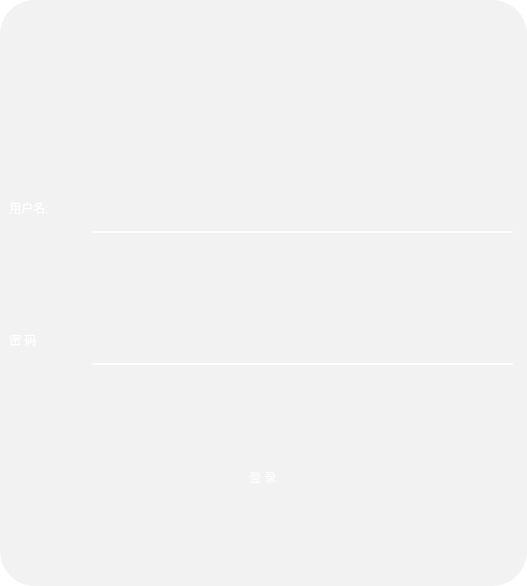
<?xml version="1.0" encoding="UTF-8"?>
<ui version="4.0">
 <class>Dialog</class>
 <widget class="QDialog" name="Dialog">
  <property name="geometry">
   <rect>
    <x>0</x>
    <y>0</y>
    <width>527</width>
    <height>586</height>
   </rect>
  </property>
  <property name="sizePolicy">
   <sizepolicy hsizetype="Preferred" vsizetype="Preferred">
    <horstretch>0</horstretch>
    <verstretch>0</verstretch>
   </sizepolicy>
  </property>
  <property name="minimumSize">
   <size>
    <width>10</width>
    <height>10</height>
   </size>
  </property>
  <property name="windowTitle">
   <string>Dialog</string>
  </property>
  <property name="styleSheet">
   <string notr="true">*{
	background-color: rgb(255, 255, 255);
}

QFrame#frame{
	border-radius:35px;
	border-image: url(:/login/icon/loginbackground.jpg);
}

#frame_2{
	border-radius:35px;
	background-color: rgba(206, 206, 206, 70);
}

QGroupBox#groupBox{
	border: none;
	background: transparent;
}

QLabel#appNameLabel{
	background: transparent;
	color: rgb(232, 233, 234);
	font: 14pt &quot;hooge 05_54&quot;;
}

QLabel#userNameLabel{
	background: transparent;
	font: 14pt &quot;幼圆&quot;;
	color: rgb(255, 255, 255);
}

#passwordLabel{
	background: transparent;
	font: 14pt &quot;幼圆&quot;;
	color: rgb(255, 255, 255);
}

#passwordConfirmLabel{
	background: transparent;
	font: 14pt &quot;幼圆&quot;;
	color: rgb(255, 255, 255);
}

QPushButton#loginMiniButton{
	border-radius:10px;
	image: url(:/login/icon/minus.png);
	background: transparent;
}

#loginMiniButton:hover{
	background-color: rgba(94, 99, 102, 150);
}

#loginMiniButton:pressed{
	background-color: rgba(69, 73, 75, 220);
}

#loginCloseButton{
	border-radius:10px;
	image: url(:/login/icon/close.png);
	background: transparent;
}

#loginCloseButton:hover{
	background-color: rgba(94, 99, 102, 150);
}

#loginCloseButton:pressed{
	background-color: rgba(69, 73, 75, 220);
}

#loginButton{
	border-radius:10px;
	background: transparent;
	font: 14pt &quot;幼圆&quot;;
	color: rgba(255, 255, 255, 220);
}

#loginButton:hover{
	background-color: rgba(62, 64, 71, 150);
	font: 14pt &quot;幼圆&quot;;
	color: rgba(255, 255, 255, 220);
}

#loginButton:pressed{
	background-color: rgba(77, 77, 77, 160);
	font: 14pt &quot;幼圆&quot;;
	color: rgb(255, 255, 255);
}

QLineEdit{
	background: transparent;
	border: none;
	border-bottom: 2px solid rgba(255, 255, 255, 200);
	font: 12pt &quot;MS Reference Sans Serif&quot;;
	font: 16pt &quot;Cascadia Code&quot;;
	padding: 4px;
	color: rgb(255, 255, 255);
}
</string>
  </property>
  <layout class="QVBoxLayout" name="verticalLayout_3">
   <property name="spacing">
    <number>0</number>
   </property>
   <property name="leftMargin">
    <number>0</number>
   </property>
   <property name="topMargin">
    <number>0</number>
   </property>
   <property name="rightMargin">
    <number>0</number>
   </property>
   <property name="bottomMargin">
    <number>0</number>
   </property>
   <item>
    <widget class="QFrame" name="frame">
     <property name="frameShape">
      <enum>QFrame::StyledPanel</enum>
     </property>
     <property name="frameShadow">
      <enum>QFrame::Raised</enum>
     </property>
     <layout class="QVBoxLayout" name="verticalLayout_2">
      <property name="spacing">
       <number>0</number>
      </property>
      <property name="leftMargin">
       <number>0</number>
      </property>
      <property name="topMargin">
       <number>0</number>
      </property>
      <property name="rightMargin">
       <number>0</number>
      </property>
      <property name="bottomMargin">
       <number>0</number>
      </property>
      <item>
       <widget class="QFrame" name="frame_2">
        <property name="frameShape">
         <enum>QFrame::StyledPanel</enum>
        </property>
        <property name="frameShadow">
         <enum>QFrame::Raised</enum>
        </property>
        <layout class="QVBoxLayout" name="verticalLayout">
         <property name="leftMargin">
          <number>6</number>
         </property>
         <property name="topMargin">
          <number>7</number>
         </property>
         <property name="rightMargin">
          <number>6</number>
         </property>
         <property name="bottomMargin">
          <number>1</number>
         </property>
         <item alignment="Qt::AlignHCenter">
          <widget class="QGroupBox" name="groupBox">
           <property name="sizePolicy">
            <sizepolicy hsizetype="Fixed" vsizetype="Fixed">
             <horstretch>0</horstretch>
             <verstretch>0</verstretch>
            </sizepolicy>
           </property>
           <property name="minimumSize">
            <size>
             <width>360</width>
             <height>50</height>
            </size>
           </property>
           <property name="title">
            <string/>
           </property>
           <layout class="QHBoxLayout" name="horizontalLayout_4">
            <property name="topMargin">
             <number>0</number>
            </property>
            <item>
             <widget class="QLabel" name="appNameLabel">
              <property name="sizePolicy">
               <sizepolicy hsizetype="Fixed" vsizetype="Preferred">
                <horstretch>0</horstretch>
                <verstretch>0</verstretch>
               </sizepolicy>
              </property>
              <property name="minimumSize">
               <size>
                <width>224</width>
                <height>0</height>
               </size>
              </property>
              <property name="text">
               <string/>
              </property>
              <property name="pixmap">
               <pixmap resource="../apprcc.qrc">:/login/icon/applabel.png</pixmap>
              </property>
             </widget>
            </item>
            <item>
             <spacer name="horizontalSpacer">
              <property name="orientation">
               <enum>Qt::Horizontal</enum>
              </property>
              <property name="sizeType">
               <enum>QSizePolicy::Expanding</enum>
              </property>
              <property name="sizeHint" stdset="0">
               <size>
                <width>200</width>
                <height>20</height>
               </size>
              </property>
             </spacer>
            </item>
            <item>
             <widget class="QPushButton" name="loginMiniButton">
              <property name="minimumSize">
               <size>
                <width>40</width>
                <height>40</height>
               </size>
              </property>
              <property name="focusPolicy">
               <enum>Qt::NoFocus</enum>
              </property>
              <property name="text">
               <string/>
              </property>
             </widget>
            </item>
            <item>
             <spacer name="horizontalSpacer_2">
              <property name="orientation">
               <enum>Qt::Horizontal</enum>
              </property>
              <property name="sizeHint" stdset="0">
               <size>
                <width>11</width>
                <height>20</height>
               </size>
              </property>
             </spacer>
            </item>
            <item>
             <widget class="QPushButton" name="loginCloseButton">
              <property name="minimumSize">
               <size>
                <width>40</width>
                <height>40</height>
               </size>
              </property>
              <property name="focusPolicy">
               <enum>Qt::NoFocus</enum>
              </property>
              <property name="text">
               <string/>
              </property>
             </widget>
            </item>
           </layout>
          </widget>
         </item>
         <item>
          <spacer name="verticalSpacer_3">
           <property name="orientation">
            <enum>Qt::Vertical</enum>
           </property>
           <property name="sizeType">
            <enum>QSizePolicy::Fixed</enum>
           </property>
           <property name="sizeHint" stdset="0">
            <size>
             <width>20</width>
             <height>20</height>
            </size>
           </property>
          </spacer>
         </item>
         <item>
          <layout class="QHBoxLayout" name="horizontalLayout">
           <property name="spacing">
            <number>16</number>
           </property>
           <property name="sizeConstraint">
            <enum>QLayout::SetDefaultConstraint</enum>
           </property>
           <property name="rightMargin">
            <number>8</number>
           </property>
           <item>
            <widget class="QLabel" name="userNameLabel">
             <property name="sizePolicy">
              <sizepolicy hsizetype="Fixed" vsizetype="Fixed">
               <horstretch>0</horstretch>
               <verstretch>0</verstretch>
              </sizepolicy>
             </property>
             <property name="minimumSize">
              <size>
               <width>70</width>
               <height>50</height>
              </size>
             </property>
             <property name="maximumSize">
              <size>
               <width>50</width>
               <height>50</height>
              </size>
             </property>
             <property name="autoFillBackground">
              <bool>false</bool>
             </property>
             <property name="text">
              <string> 用户名:</string>
             </property>
            </widget>
           </item>
           <item>
            <widget class="QLineEdit" name="userNameEdit">
             <property name="minimumSize">
              <size>
               <width>0</width>
               <height>50</height>
              </size>
             </property>
            </widget>
           </item>
          </layout>
         </item>
         <item>
          <spacer name="verticalSpacer_2">
           <property name="orientation">
            <enum>Qt::Vertical</enum>
           </property>
           <property name="sizeType">
            <enum>QSizePolicy::Fixed</enum>
           </property>
           <property name="sizeHint" stdset="0">
            <size>
             <width>20</width>
             <height>30</height>
            </size>
           </property>
          </spacer>
         </item>
         <item>
          <layout class="QHBoxLayout" name="horizontalLayout_2">
           <property name="spacing">
            <number>16</number>
           </property>
           <property name="sizeConstraint">
            <enum>QLayout::SetDefaultConstraint</enum>
           </property>
           <property name="rightMargin">
            <number>8</number>
           </property>
           <item>
            <widget class="QLabel" name="passwordLabel">
             <property name="sizePolicy">
              <sizepolicy hsizetype="Fixed" vsizetype="Fixed">
               <horstretch>0</horstretch>
               <verstretch>0</verstretch>
              </sizepolicy>
             </property>
             <property name="minimumSize">
              <size>
               <width>70</width>
               <height>50</height>
              </size>
             </property>
             <property name="maximumSize">
              <size>
               <width>50</width>
               <height>50</height>
              </size>
             </property>
             <property name="text">
              <string> 密 码</string>
             </property>
            </widget>
           </item>
           <item>
            <widget class="QLineEdit" name="passwordEdit">
             <property name="sizePolicy">
              <sizepolicy hsizetype="Expanding" vsizetype="Fixed">
               <horstretch>0</horstretch>
               <verstretch>0</verstretch>
              </sizepolicy>
             </property>
             <property name="minimumSize">
              <size>
               <width>0</width>
               <height>50</height>
              </size>
             </property>
             <property name="echoMode">
              <enum>QLineEdit::Password</enum>
             </property>
            </widget>
           </item>
          </layout>
         </item>
         <item>
          <spacer name="verticalSpacer">
           <property name="orientation">
            <enum>Qt::Vertical</enum>
           </property>
           <property name="sizeType">
            <enum>QSizePolicy::Fixed</enum>
           </property>
           <property name="sizeHint" stdset="0">
            <size>
             <width>20</width>
             <height>40</height>
            </size>
           </property>
          </spacer>
         </item>
         <item alignment="Qt::AlignHCenter">
          <widget class="QPushButton" name="loginButton">
           <property name="enabled">
            <bool>true</bool>
           </property>
           <property name="sizePolicy">
            <sizepolicy hsizetype="Fixed" vsizetype="Fixed">
             <horstretch>0</horstretch>
             <verstretch>0</verstretch>
            </sizepolicy>
           </property>
           <property name="minimumSize">
            <size>
             <width>220</width>
             <height>40</height>
            </size>
           </property>
           <property name="maximumSize">
            <size>
             <width>300</width>
             <height>40</height>
            </size>
           </property>
           <property name="layoutDirection">
            <enum>Qt::LeftToRight</enum>
           </property>
           <property name="text">
            <string>登 录</string>
           </property>
          </widget>
         </item>
         <item>
          <spacer name="verticalSpacer_4">
           <property name="orientation">
            <enum>Qt::Vertical</enum>
           </property>
           <property name="sizeType">
            <enum>QSizePolicy::Fixed</enum>
           </property>
           <property name="sizeHint" stdset="0">
            <size>
             <width>20</width>
             <height>40</height>
            </size>
           </property>
          </spacer>
         </item>
        </layout>
       </widget>
      </item>
     </layout>
    </widget>
   </item>
  </layout>
 </widget>
 <resources>
  <include location="../apprcc.qrc"/>
 </resources>
 <connections/>
</ui>
